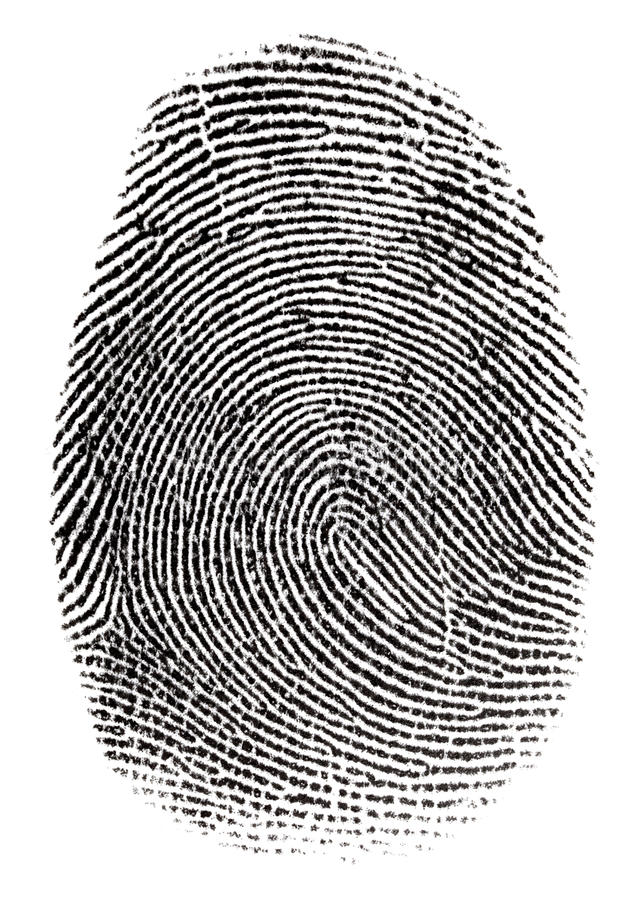
#> input picture lab9/fingerprint.jpg, 644 x 900 px
$ python lab9.py
#> lines starting #> are read from the running program, lines starting #| are printed output that depends on the picture; after the words box and inside, x2 and y2 are one past the last pixel; in counts of white or black regions, pixels touching at a corner belong together
import copy
import matplotlib.pyplot as plt
import numpy as np
from skimage.morphology import (
    disk,
    binary_closing,
    binary_opening,
    binary_dilation,
    binary_erosion,
)


def normalize(img: np.ndarray) -> np.ndarray:
    img = img.astype(float)
    img = img - np.min(img)
    img /= np.max(img)
    return img


# fig, ax = plt.subplots(1, 4, figsize=(15, 15))
# image = plt.imread("fingerprint.jpg")
# image = image.mean(axis=2)
# normalized_image = normalize(image)
# # print(normalized_image[400:500, 400:450])
# ax[0].imshow(normalized_image, cmap="gray")
# threshold = copy.deepcopy(normalized_image)
# threshold[normalized_image < 0.6] = 1
# threshold[normalized_image >= 0.6] = 0
# print(threshold)
# print(normalized_image.shape)
# footprint = disk(1, float)
# erosion = binary_erosion(threshold, footprint)
# closing = binary_closing(threshold, footprint)
# dilation = binary_dilation(threshold, footprint)
# opening = binary_opening(threshold, footprint)
# ax[0].imshow(erosion, cmap="binary")
# ax[1].imshow(dilation, cmap="binary")
# ax[2].imshow(opening, cmap="binary")
# ax[3].imshow(closing, cmap="binary")

# fig.savefig("result.jpg")


# Zadanie 2
fig, ax = plt.subplots(4, 6, figsize=(15, 15))
image = plt.imread("fingerprint.jpg")
#> image is the input picture: shape (900, 644, 3); mean R, G, B 184.5, 183.2, 182.8
image = image.mean(axis=2)
#> image: shape (900, 644) float64
normalized_image = normalize(image)
# print(normalized_image[400:500, 400:450])
threshold = copy.deepcopy(normalized_image)
threshold[normalized_image < 0.6] = 1
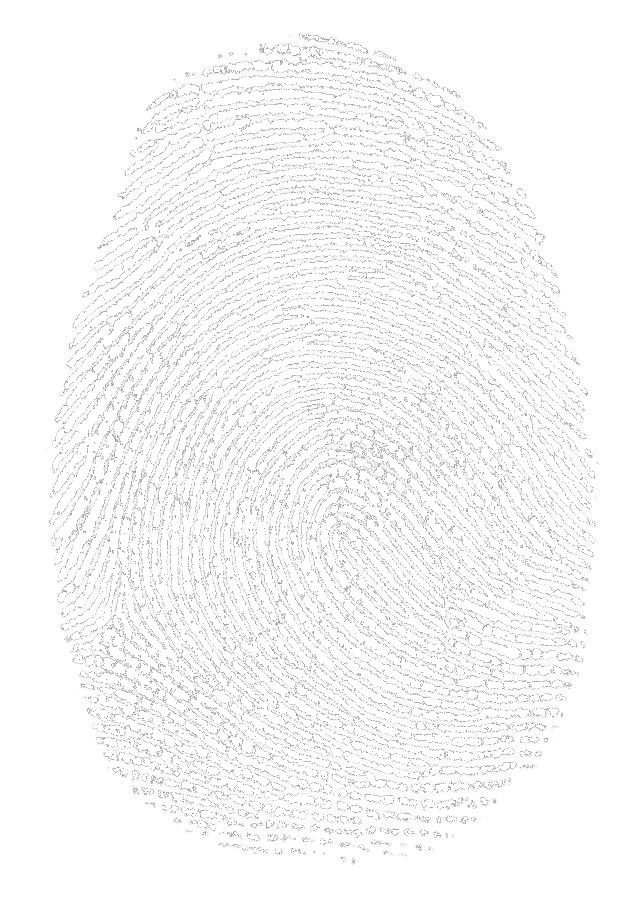
#> threshold: shape (900, 644) float64; min 0.6, max 1, mean 0.971
threshold[normalized_image >= 0.6] = 0
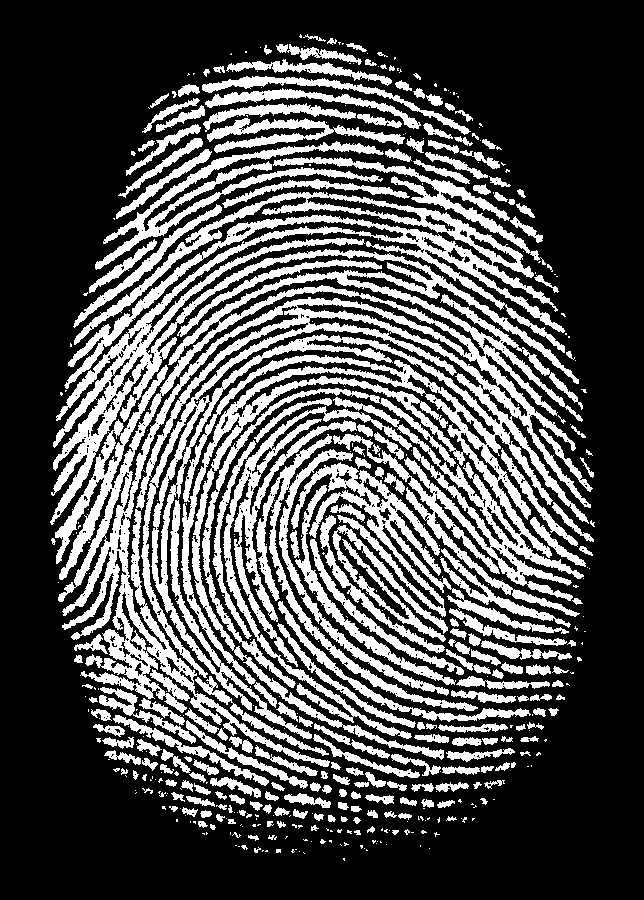
#> threshold: shape (900, 644) float64; values 0 (black) and 1 (white), 31% white; 504 white regions (276 under 20 px), largest, box (x1, y1, x2, y2) and area: (50, 192, 591, 767) 90267, (223, 406, 412, 739) 7514, (291, 462, 569, 634) 6498
print(threshold)
#> (printed output is left out)
print(normalized_image.shape)
#| (900, 644)
footprint = disk(1, float)


def generate_images(image, footprint):
    erosion = binary_erosion(image, footprint)
#> erosion: shape (900, 644) bool; 20.1% white; 697 white regions (222 under 20 px), largest, box (x1, y1, x2, y2) and area: (54, 238, 363, 513) 5299, (96, 146, 316, 269) 2524, (430, 476, 583, 585) 2407
    closing = binary_closing(image, footprint)
#> closing: shape (900, 644) bool; 32.4% white; 260 white regions (117 under 20 px), largest, box (x1, y1, x2, y2) and area: (50, 192, 595, 789) 143310, (95, 141, 553, 272) 8658, (203, 103, 405, 153) 3929
    dilation = binary_dilation(image, footprint)
#> dilation: shape (900, 644) bool; 42% white; 143 white regions (29 under 20 px), largest, box (x1, y1, x2, y2) and area: (49, 75, 596, 795) 222647, (212, 58, 393, 87) 1686, (95, 736, 262, 799) 1583
    opening = binary_opening(image, footprint)
#> opening: shape (900, 644) bool; 29.8% white; 407 white regions (73 under 20 px), largest, box (x1, y1, x2, y2) and area: (136, 293, 588, 613) 14042, (50, 226, 364, 525) 8763, (181, 355, 552, 596) 7014

    return erosion, closing, dilation, opening


composition = np.zeros((900, 644, 3))
erosion, closing, dilation, opening = generate_images(threshold, footprint)
ax[0, 0].imshow(footprint, cmap="binary")
ax[0, 1].imshow(erosion, cmap="binary")
ax[0, 2].imshow(dilation, cmap="binary")
ax[0, 3].imshow(opening, cmap="binary")
ax[0, 4].imshow(closing, cmap="binary")
composition[:, :, 0] = dilation
composition[:, :, 1] = opening
composition[:, :, 2] = closing
ax[0, 5].imshow(composition)
footprint = disk(5)
erosion, closing, dilation, opening = generate_images(threshold, footprint)
#> in generate_images (call 2), `erosion = binary_erosion(image, footprint)`: erosion: shape (900, 644) bool; 0.02% white in thin lines or dots, all inside (x1, y1, x2, y2) = (63, 68, 515, 654)
#> in generate_images (call 2), `closing = binary_closing(image, footprint)`: closing: shape (900, 644) bool; 58.1% white; 24 black regions, largest, box (x1, y1, x2, y2) and area: (0, 0, 644, 900) 240226, (357, 797, 387, 815) 296, (430, 772, 462, 785) 291
#> in generate_images (call 2), `dilation = binary_dilation(image, footprint)`: dilation: shape (900, 644) bool; 62.4% white; 102 black regions (93 under 20 px), largest, box (x1, y1, x2, y2) and area: (0, 0, 644, 900) 217557, (449, 805, 473, 814) 96, (377, 821, 404, 826) 64
#> in generate_images (call 2), `opening = binary_opening(image, footprint)`: opening: shape (900, 644) bool; 0.5% white; 25 white regions, largest, box (x1, y1, x2, y2) and area: (78, 411, 99, 434) 236, (58, 517, 77, 538) 236, (435, 181, 458, 196) 225
ax[1, 0].imshow(footprint, cmap="binary")
ax[1, 1].imshow(erosion, cmap="binary")
ax[1, 2].imshow(dilation, cmap="binary")
ax[1, 3].imshow(opening, cmap="binary")
ax[1, 4].imshow(closing, cmap="binary")
composition[:, :, 0] = dilation
composition[:, :, 1] = opening
composition[:, :, 2] = closing
ax[1, 5].imshow(composition)
footprint = np.ones((10, 1), float)
erosion, closing, dilation, opening = generate_images(threshold, footprint)
#> in generate_images (call 3), `erosion = binary_erosion(image, footprint)`: erosion: shape (900, 644) bool; 4.1% white; 1185 white regions (933 under 20 px), largest, box (x1, y1, x2, y2) and area: (60, 401, 106, 511) 600, (182, 471, 203, 598) 549, (171, 505, 191, 625) 521
#> in generate_images (call 3), `closing = binary_closing(image, footprint)`: closing: shape (900, 644) bool; 50.8% white; 913 black regions (415 under 20 px), largest, box (x1, y1, x2, y2) and area: (0, 0, 644, 900) 250679, (210, 460, 233, 613) 688, (178, 459, 189, 608) 500
#> in generate_images (call 3), `dilation = binary_dilation(image, footprint)`: dilation: shape (900, 644) bool; 57.6% white; 1072 black regions (945 under 20 px), largest, box (x1, y1, x2, y2) and area: (0, 0, 644, 900) 234307, (210, 466, 232, 600) 352, (178, 466, 188, 596) 310
#> in generate_images (call 3), `opening = binary_opening(image, footprint)`: opening: shape (900, 644) bool; 12.2% white; 1035 white regions (328 under 20 px), largest, box (x1, y1, x2, y2) and area: (60, 366, 111, 515) 2056, (90, 505, 139, 629) 1636, (61, 459, 116, 580) 1111
ax[2, 0].imshow(footprint, cmap="binary_r")
ax[2, 1].imshow(erosion, cmap="binary")
ax[2, 2].imshow(dilation, cmap="binary")
ax[2, 3].imshow(opening, cmap="binary")
ax[2, 4].imshow(closing, cmap="binary")
composition[:, :, 0] = dilation
composition[:, :, 1] = opening
composition[:, :, 2] = closing
ax[2, 5].imshow(composition)
footprint = np.ones((1, 10), float)
erosion, closing, dilation, opening = generate_images(threshold, footprint)
#> in generate_images (call 4), `erosion = binary_erosion(image, footprint)`:
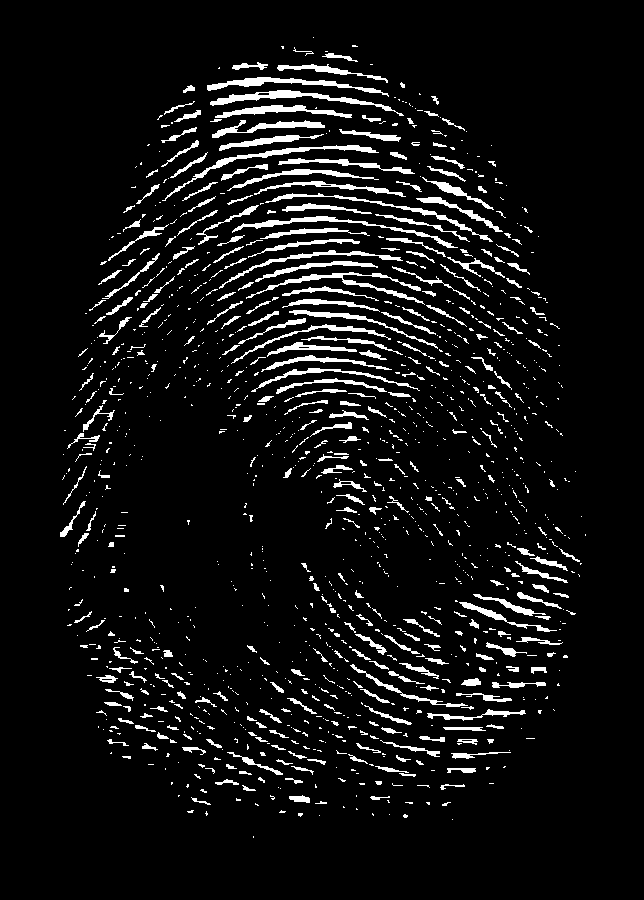
#> erosion: shape (900, 644) bool; 6.8% white; 1258 white regions (925 under 20 px), largest, box (x1, y1, x2, y2) and area: (210, 90, 404, 116) 956, (162, 145, 379, 201) 877, (207, 77, 389, 97) 857
#> in generate_images (call 4), `closing = binary_closing(image, footprint)`: closing: shape (900, 644) bool; 43.7% white; 66 white regions (46 under 20 px), largest, box (x1, y1, x2, y2) and area: (50, 76, 595, 823) 246118, (187, 59, 473, 122) 2127, (113, 768, 361, 824) 1537
#> in generate_images (call 4), `dilation = binary_dilation(image, footprint)`:
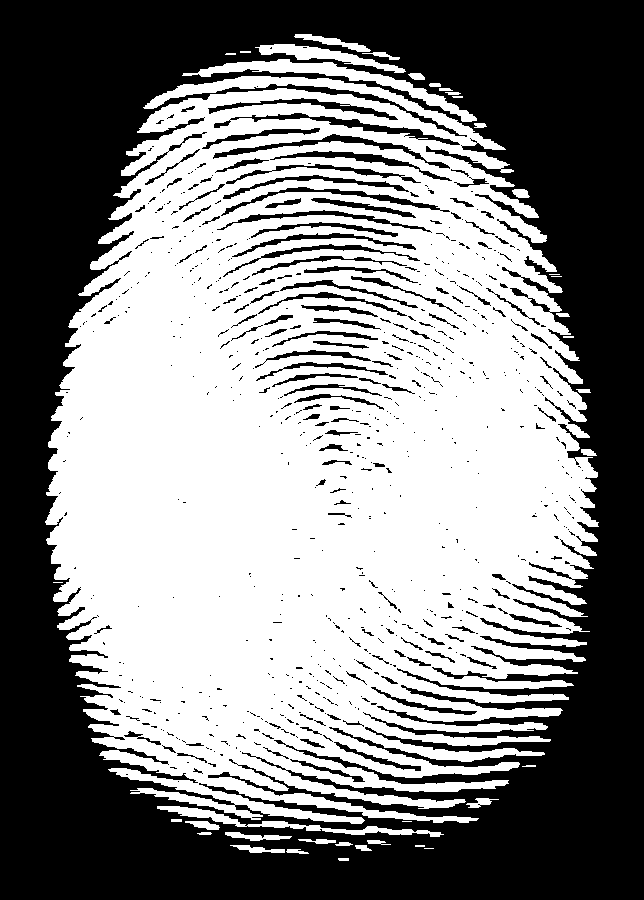
#> dilation: shape (900, 644) bool; 52.1% white; 691 black regions (550 under 20 px), largest, box (x1, y1, x2, y2) and area: (0, 0, 644, 900) 254154, (214, 113, 460, 145) 1189, (213, 134, 450, 169) 1110
#> in generate_images (call 4), `opening = binary_opening(image, footprint)`:
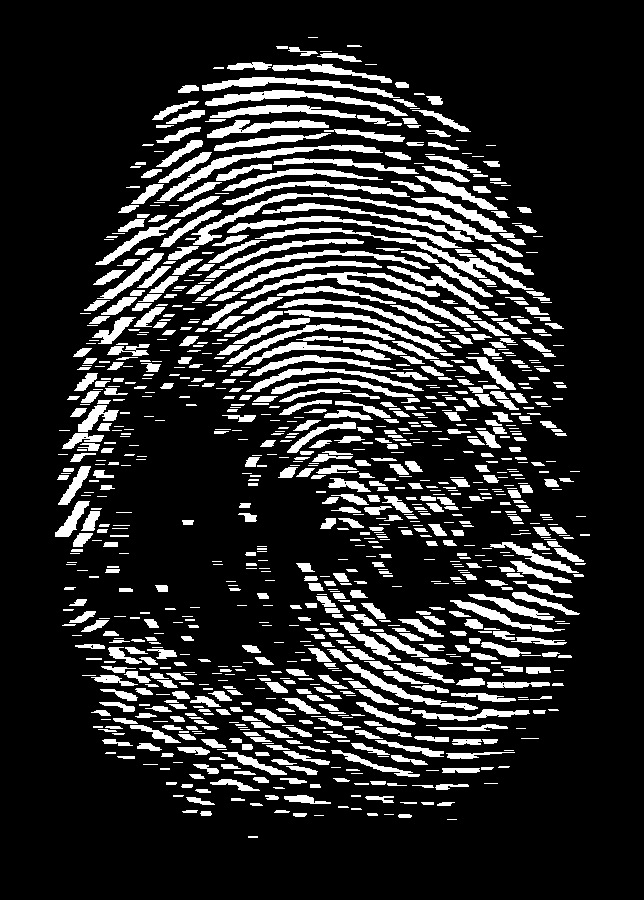
#> opening: shape (900, 644) bool; 16.9% white; 1055 white regions (299 under 20 px), largest, box (x1, y1, x2, y2) and area: (241, 272, 471, 327) 1909, (191, 193, 497, 245) 1892, (255, 228, 534, 290) 1608
ax[3, 0].imshow(footprint, cmap="binary_r")
ax[3, 1].imshow(erosion, cmap="binary")
ax[3, 2].imshow(dilation, cmap="binary")
ax[3, 3].imshow(opening, cmap="binary")
ax[3, 4].imshow(closing, cmap="binary")
composition[:, :, 0] = dilation
composition[:, :, 1] = opening
composition[:, :, 2] = closing
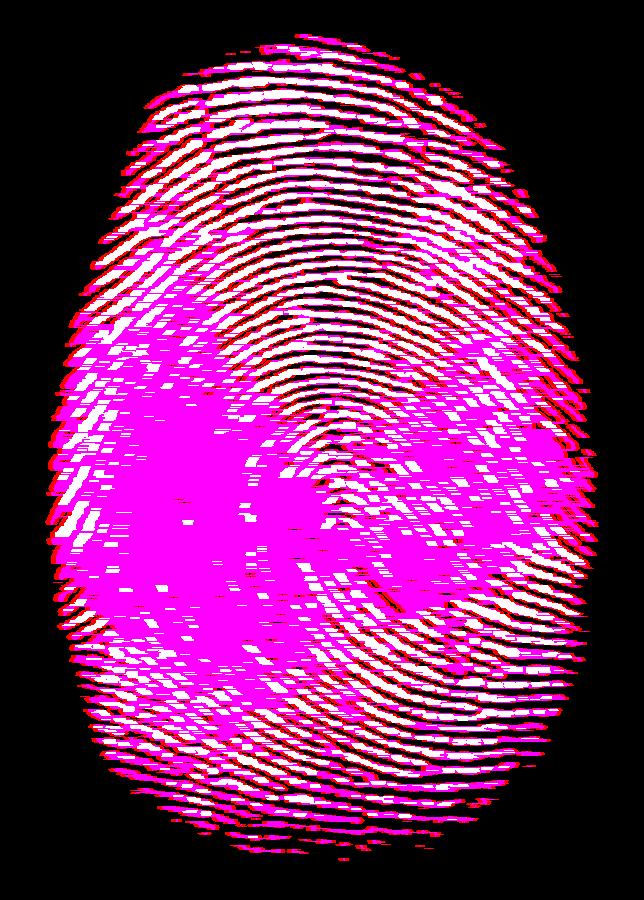
#> composition: shape (900, 644, 3) float64; mean of channels 0, 1, 2 0.521, 0.169, 0.437; drawn as R, G, B
ax[3, 5].imshow(composition)
fig.tight_layout()
fig.savefig("result.jpg")
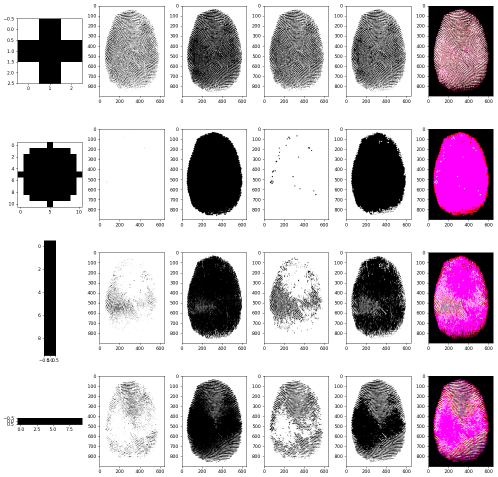
#> figure drawn by matplotlib, 24 panels

# Zadanie 3
